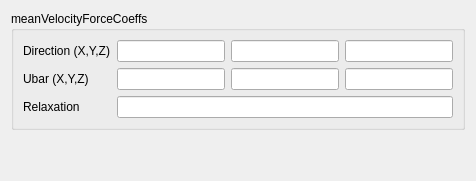
<?xml version="1.0" encoding="UTF-8"?>
<ui version="4.0">
 <class>TaskPanelCfdMeanVelocityForce</class>
 <widget class="QWidget" name="TaskPanelCfdMeanVelocityForce">
  <property name="windowTitle">
   <string>Mean velocity force</string>
  </property>
  <layout class="QVBoxLayout" name="verticalLayout">
   <item>
    <widget class="QGroupBox" name="groupBox">
     <property name="title">
      <string>meanVelocityForceCoeffs</string>
     </property>
     <layout class="QGridLayout" name="gridLayout">
      <item row="0" column="0">
       <widget class="QLabel" name="labelDirection">
        <property name="text">
         <string>Direction (X,Y,Z)</string>
        </property>
       </widget>
      </item>
      <item row="0" column="1">
       <widget class="Gui::InputField" name="inputDirectionX">
        <property name="unit" stdset="0">
         <string notr="true">1</string>
        </property>
       </widget>
      </item>
      <item row="0" column="2">
       <widget class="Gui::InputField" name="inputDirectionY">
        <property name="unit" stdset="0">
         <string notr="true">1</string>
        </property>
       </widget>
      </item>
      <item row="0" column="3">
       <widget class="Gui::InputField" name="inputDirectionZ">
        <property name="unit" stdset="0">
         <string notr="true">1</string>
        </property>
       </widget>
      </item>
      <item row="1" column="0">
       <widget class="QLabel" name="labelUbar">
        <property name="text">
         <string>Ubar (X,Y,Z)</string>
        </property>
       </widget>
      </item>
      <item row="1" column="1">
       <widget class="Gui::InputField" name="inputUbarX">
        <property name="unit" stdset="0">
         <string notr="true">mm/s</string>
        </property>
       </widget>
      </item>
      <item row="1" column="2">
       <widget class="Gui::InputField" name="inputUbarY">
        <property name="unit" stdset="0">
         <string notr="true">mm/s</string>
        </property>
       </widget>
      </item>
      <item row="1" column="3">
       <widget class="Gui::InputField" name="inputUbarZ">
        <property name="unit" stdset="0">
         <string notr="true">mm/s</string>
        </property>
       </widget>
      </item>
      <item row="2" column="0">
       <widget class="QLabel" name="labelRelaxation">
        <property name="text">
         <string>Relaxation</string>
        </property>
       </widget>
      </item>
      <item row="2" column="1" colspan="3">
       <widget class="Gui::InputField" name="inputRelaxation">
        <property name="unit" stdset="0">
         <string notr="true">1</string>
        </property>
       </widget>
      </item>
     </layout>
    </widget>
   </item>
   <item>
    <spacer name="verticalSpacer">
     <property name="orientation">
      <enum>Qt::Vertical</enum>
     </property>
     <property name="sizeHint" stdset="0">
      <size>
       <width>20</width>
       <height>40</height>
      </size>
     </property>
    </spacer>
   </item>
  </layout>
 </widget>
 <customwidgets>
  <customwidget>
   <class>Gui::InputField</class>
   <extends>QLineEdit</extends>
   <header>Gui/InputField.h</header>
  </customwidget>
 </customwidgets>
 <resources/>
 <connections/>
</ui>
